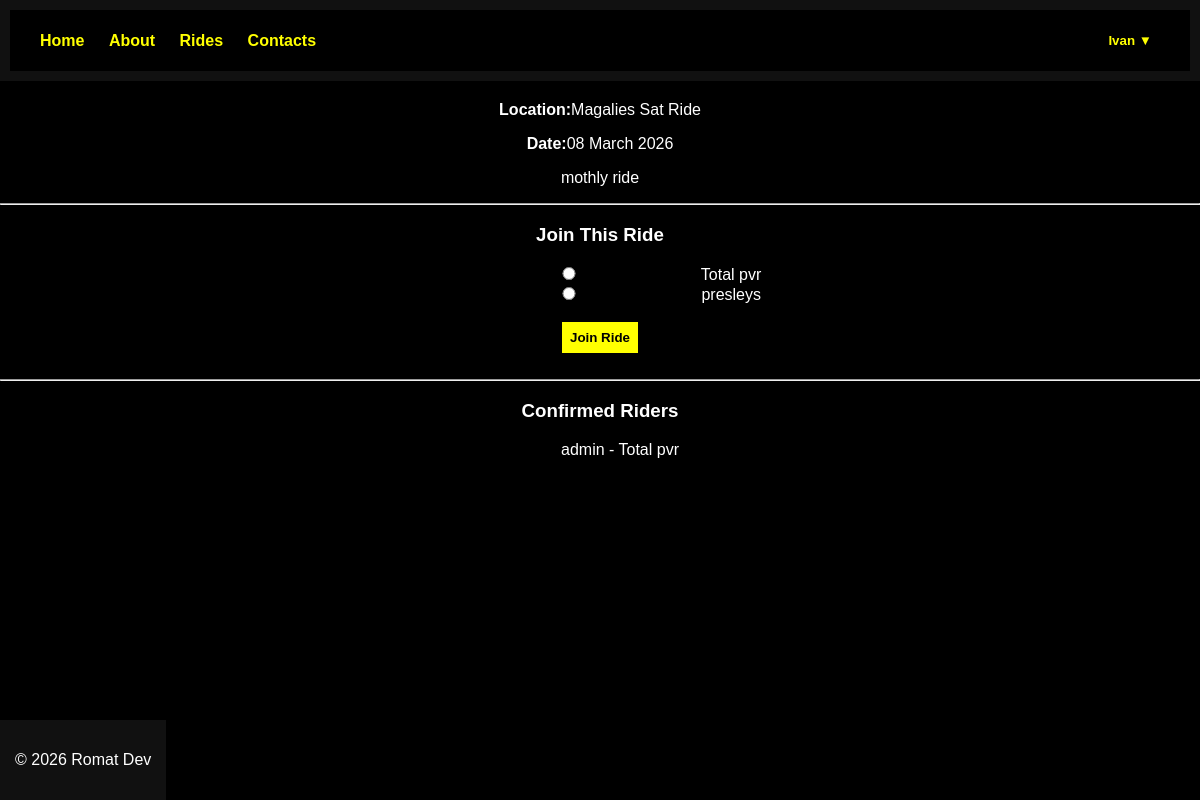
The page /ride/2 (signed in) on the database as committed earlier.
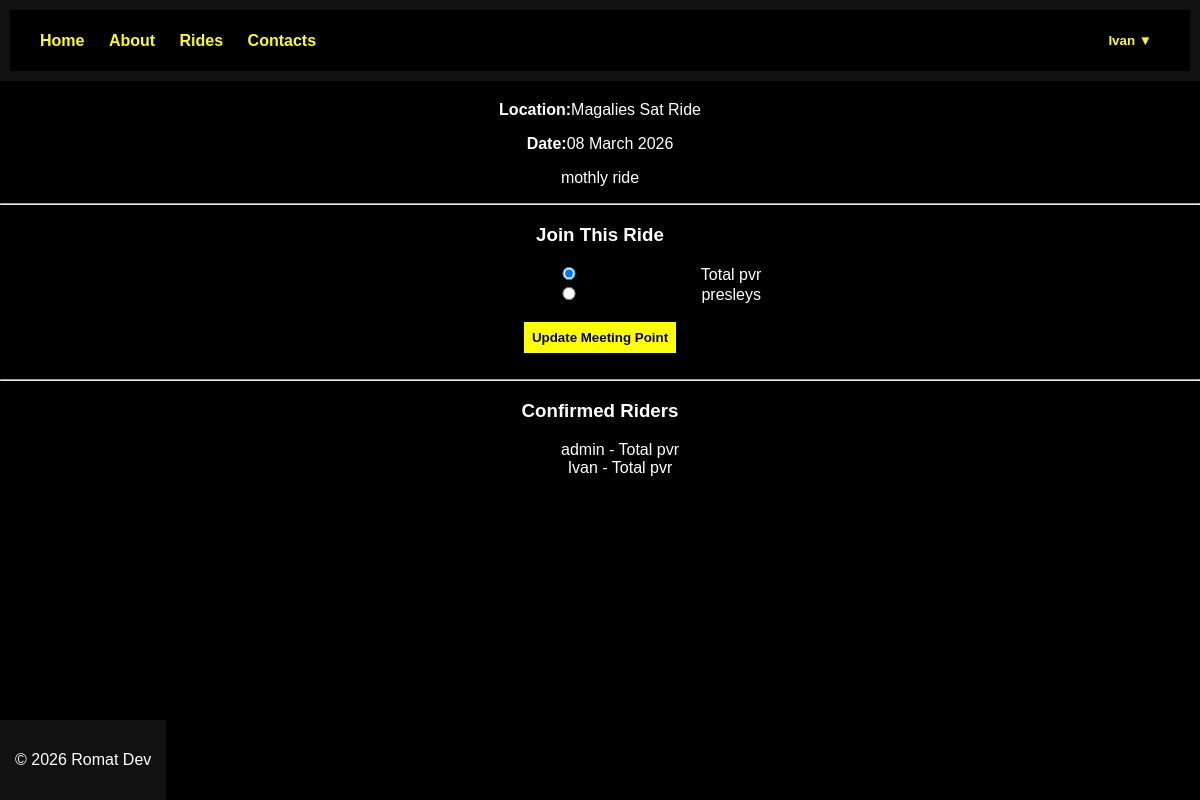
The same page on the database as committed later.
### app.py (models this page shows)
class User(UserMixin, db.Model):
    id = db.Column(db.Integer, primary_key=True)
    username = db.Column(db.String(150), unique=True, nullable=False)
    password = db.Column(db.String(200), nullable=False)
    role = db.Column(db.String(20), default='member')
    approved = db.Column(db.Boolean, default=False)
    is_senior = db.Column(db.Boolean, default=False)

class Ride(db.Model):
    id = db.Column(db.Integer, primary_key=True)
    title = db.Column(db.String(200))
    location = db.Column(db.String(200))
    ride_date = db.Column(db.String(100))
    description = db.Column(db.Text)
    created_by = db.Column(db.Integer)
    meeting_points = db.relationship(
        'MeetingPoint',
        backref='ride',
        cascade="all, delete-orphan"
    )
    participants = db.relationship(
        'RideParticipant',
        backref='ride',
        cascade='all, delete-orphan'
    )

class MeetingPoint(db.Model):
    id = db.Column(db.Integer, primary_key=True)
    ride_id = db.Column(db.Integer, db.ForeignKey('ride.id'), nullable=False)
    location_name = db.Column(db.String(200))

class RideParticipant(db.Model):
    id = db.Column(db.Integer, primary_key=True)
    ride_id = db.Column(db.Integer, db.ForeignKey('ride.id'), nullable=False)
    user_id = db.Column(db.Integer)
    meeting_point = db.Column(db.String(200))

### app.py (the view, shortened to what this page needs)
@app.route('/ride/<int:ride_id>', methods=['GET', 'POST'])
def ride_detail(ride_id):
    ride = Ride.query.get_or_404(ride_id)
    meeting_points = MeetingPoint.query.filter_by(ride_id=ride.id).all()
    participant = None
    if current_user.is_authenticated:
        participant = RideParticipant.query.filter_by(
            ride_id=ride.id,
            user_id=current_user.id
        ).first()
    participants = RideParticipant.query.filter_by(ride_id=ride.id).all()
    ride_participants = []
    for p in participants:
        user = User.query.get(p.user_id)
        ride_participants.append({
            'username': user.username,
            'meeting_point': p.meeting_point
        })
    return render_template(
        'ride_detail.html',
        ride=ride,
        meeting_points=meeting_points,
        participant=participant,
        ride_participants=ride_participants
    )

### app.py (called while the page is built)
@login_manager.user_loader
def load_user(user_id):
    return User.query.get(int(user_id))

### templates/ride_detail.html (shortened to what this page needs)
{% extends 'base.html' %}
{% block content %}
<p><strong>Location:</strong>{{ ride.location }}</p>
<p><strong>Date:</strong>{{ ride.ride_date }}</p>
<p>{{ ride.description }}</p>
<hr>
{% if current_user.is_authenticated %}
    <h3>Join This Ride</h3>
    <form method="POST">
        {% for point in meeting_points %}
            <input type="radio"
                   name="meeting_point"
                   value="{{ point.location_name }}"
                   {% if participant and participant.meeting_point == point.location_name %}
                        checked
                    {% endif %}
                    required>
            {{ point.location_name}}
            <br>
        {% endfor %}
        <br>
        <button type="submit">
            {% if participant %}
                Update Meeting Point
            {% else %}
                Join Ride
            {% endif %}
        </button>
    </form>
    <br>
{% else %}
    <p><a href="{{ url_for('login')}}">Login</a> to join this ride.</p>
{% endif %}
<hr>
{% if current_user.is_authenticated %}
    <h3>Confirmed Riders</h3>
    <ul class="confirmed-riders">
        {% for rider in ride_participants %}
            <li>{{ rider.username }} - {{rider.meeting_point }}</li>
        {% else %}
            <p>No riders have confirmed yet.</p>
        {% endfor %}
    </ul>
{% endif %}
{% endblock %}

### templates/base.html (shortened to what this page needs)
<!DOCTYPE html>
<html lang="en">
<head>
    <link rel="stylesheet" href="{{ url_for('static', filename='css/style.css') }}">
</head>
<body>
<header>
    <nav class="navbar">
        <div class="nav-left">
            <a href="{{ url_for('index') }}">Home</a>
            <a href="{{ url_for('about') }}">About</a>
            <a href="{{ url_for('rides') }}">Rides</a>
            <a href="{{ url_for('contacts') }}">Contacts</a>
        </div>
        <div class="nav-right">
            {% if current_user.is_authenticated %}
            <div class="dropdown">
                <button class="dropbtn">
                    {{ current_user.username }} ▼
                </button>
            </div>
            {% else %}
                <a href="{{ url_for('login') }}">Login</a>
                <a href="{{ url_for('register') }}">Register</a>
            {% endif %}
        </div>
    </nav>
</header>
<main>
    {% block content %}
    {% endblock %}
</main>
<footer>
    <p>© 2026 Romat Dev</p>
</footer>
</body>
</html>

### static/css/style.css (style rules this page uses)
body { background-color: black; color: white; font-family: Arial, Helvetica, sans-serif; margin: 0; text-align: center; }
header { background-color: #111; padding: 10px; }
.navbar { display:flex; justify-content:space-between; align-items:center; background:black; padding:15px 30px; }
.navbar a { color:yellow; text-decoration:none; margin-right:20px; font-weight:bold; }
.nav-right { position:relative; }
.dropbtn { background:black; color:yellow; border:none; font-weight:bold; cursor:pointer; }
.dropdown { position:relative; display:inline-block; }
footer { background-color: #111; text-align: center; padding: 15px; margin-top: 40px; position: fixed; bottom: 0; }
input { padding: 8px; width: 250px; background-color: #222; border: 1px solid yellow; color: white; }
button { padding: 8px; background-color: yellow; border: none; font-weight: bold; cursor: pointer; }
.confirmed-riders li { list-style-type: none; }

Rows that differ between the two databases and show on the page:
computed for MeetingPoint "Total pvr": location_name "☐" → "☑"
added RideParticipant: meeting_point "Total pvr"
Other text that changed with them:
text no longer shown: "Join Ride"
text now shown: "Update Meeting Point"
new list line: "Ivan"
